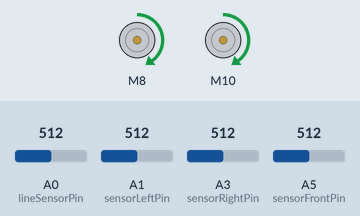
Recording of a sketch running on a simulated Arduino Uno, built with avr-gcc and run on an emulated ATmega328P. On the bench: 2 × DC motor (green arrow = forward, orange = backward, longer = faster). The test bench sets the inputs (shaded band); at power-on: A0 (lineSensorPin) = 512, A1 (sensorLeftPin) = 512, A5 (sensorFrontPin) = 512, A3 (sensorRightPin) = 512.

Above: at 6.2 s.
6.3 s: A0 (lineSensorPin) set to 485
At 6.5 s:
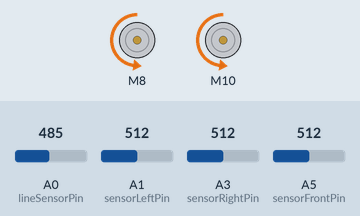
9.3 s: A0 (lineSensorPin) set to 510
11.3 s: A1 (sensorLeftPin) set to 486
At 11.8 s:
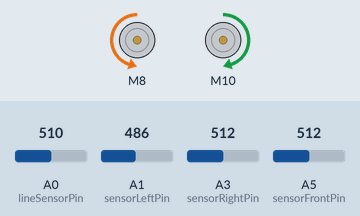
12.8 s: A5 (sensorFrontPin) set to 490
At 14.1 s:
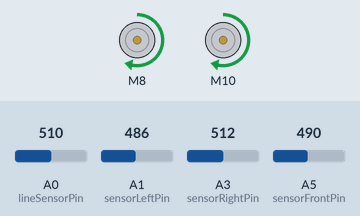
14.4 s: A5 (sensorFrontPin) set to 510
At 15.3 s:
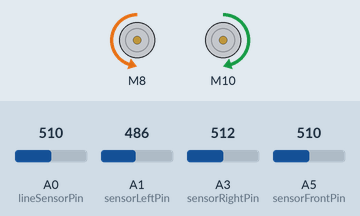
15.9 s: A5 (sensorFrontPin) set to 306
At 16.7 s:
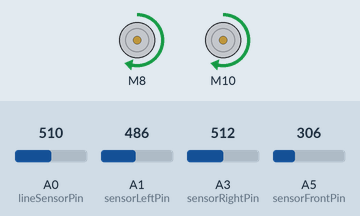
Timing chart, 0 to 18.5 s (numbered marks = the images above; inputs shaded):
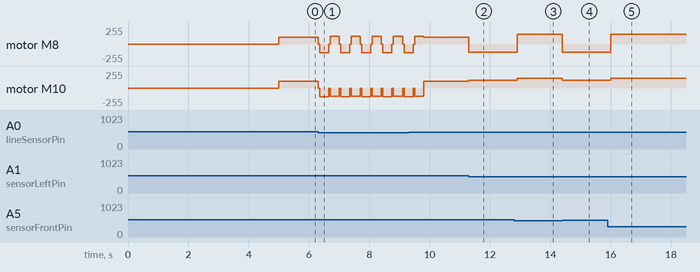

The sketch:

1kg_GPT.ino
```cpp
#include <L298N.h>

// ===============================
// MOTOR DRIVER PINS
// ===============================
const unsigned int IN1 = 7;
const unsigned int IN2 = 8;
const unsigned int IN3 = 9;
const unsigned int IN4 = 10;

const unsigned int ENA = 6;   // Left motor PWM
const unsigned int ENB = 5;   // Right motor PWM

// ===============================
// MOTOR OBJECTS
// ===============================
L298N motor1(IN1, IN2, ENA);   // Left motor
L298N motor2(IN3, IN4, ENB);   // Right motor

// ===============================
// MOTOR SPEEDS
// ===============================
const int moveSpeed   = 100;
const int attackSpeed = 150;
const int turnSpeed   = 120;
const int escapeSpeed = 130;

// ===============================
// OPPONENT SENSOR PINS
// ===============================
const int sensorFrontPin = A5;
const int sensorLeftPin  = A1;
const int sensorRightPin = A3;

// ===============================
// LINE SENSOR
// Located underneath the scoop
// ===============================
const int lineSensorPin = A0;

// ===============================
// SENSOR VALUES
// ===============================
int sensorFront = 0;
int sensorLeftF = 0;
int sensorRightF = 0;
int lineSensor = 0;

// ===============================
// OPPONENT DETECTION THRESHOLD
// ===============================
const int distance = 500;

// ===============================
// LINE SENSOR THRESHOLD
// ===============================
// If the line sensor reading is BELOW
// this value, the robot considers it
// a boundary.
//
// Adjust this value after testing.
const int lineThreshold = 500;

// ===============================
// MODES
// ===============================
int mode = 0;

const int searchMode     = 0;
const int attackMode     = 1;
const int turnLeftModeF  = 4;
const int turnRightModeF = 5;

// ===============================
// SETUP
// ===============================
void setup() {

  motor1.setSpeed(moveSpeed);
  motor2.setSpeed(moveSpeed);

  // 5-second starting delay
  delay(5000);
}

// ===============================
// MAIN LOOP
// ===============================
void loop() {

  // =================================
  // READ ALL SENSORS
  // =================================
  sensorFront = analogRead(sensorFrontPin);
  sensorLeftF = analogRead(sensorLeftPin);
  sensorRightF = analogRead(sensorRightPin);
  lineSensor  = analogRead(lineSensorPin);


  // =================================
  // ARENA BOUNDARY DETECTION
  // HIGHEST PRIORITY
  // =================================
  if (lineSensor < lineThreshold) {

    // Stop first
    motor1.stop();
    motor2.stop();

    delay(50);

    // Reverse away from the boundary
    motor1.setSpeed(escapeSpeed);
    motor2.setSpeed(escapeSpeed);

    motor1.backward();
    motor2.backward();

    delay(300);

    // Stop briefly
    motor1.stop();
    motor2.stop();

    delay(50);

    // Turn away from the edge
    motor1.setSpeed(turnSpeed);
    motor2.setSpeed(turnSpeed);

    motor1.forward();
    motor2.backward();

    delay(300);

    // Return to searching
    mode = searchMode;

    return;
  }


  // =================================
  // FRONT OPPONENT DETECTION
  // =================================
  if (sensorFront < distance) {

    mode = attackMode;
  }

  // =================================
  // LEFT OPPONENT DETECTION
  // =================================
  else if (sensorLeftF < distance) {

    mode = turnLeftModeF;
  }

  // =================================
  // RIGHT OPPONENT DETECTION
  // =================================
  else if (sensorRightF < distance) {

    mode = turnRightModeF;
  }

  // =================================
  // NOTHING DETECTED
  // =================================
  else {

    mode = searchMode;
  }


  // =================================
  // SEARCH MODE
  // =================================
  if (mode == searchMode) {

    motor1.setSpeed(moveSpeed);
    motor2.setSpeed(moveSpeed);

    motor1.forward();
    motor2.forward();
  }


  // =================================
  // ATTACK MODE
  // =================================
  else if (mode == attackMode) {

    motor1.setSpeed(attackSpeed);
    motor2.setSpeed(attackSpeed);

    motor1.forward();
    motor2.forward();
  }


  // =================================
  // TURN LEFT
  // =================================
  else if (mode == turnLeftModeF) {

    motor1.setSpeed(turnSpeed);
    motor2.setSpeed(turnSpeed);

    // Left motor backward
    // Right motor forward
    motor1.backward();
    motor2.forward();

    delay(200);

    mode = searchMode;
  }


  // =================================
  // TURN RIGHT
  // =================================
  else if (mode == turnRightModeF) {

    motor1.setSpeed(turnSpeed);
    motor2.setSpeed(turnSpeed);

    // Left motor forward
    // Right motor backward
    motor1.forward();
    motor2.backward();

    delay(200);

    mode = searchMode;
  }
}
```

Measured:
- the behaviour switches between 500 and 499 on A0 (lineSensorPin) (found by bisection; images 0 and 1)
- the behaviour switches between 500 and 499 on A1 (sensorLeftPin) (found by bisection; images 1 and 2)
- the behaviour switches between 500 and 499 on A5 (sensorFrontPin) (found by bisection; images 2 and 3)
- after the input at 6.3 s, motor M8: forward 100/255 → stopped at once, then repeats every 0.70 s: backward 130/255 0.30 s, stopped 0.05 s, forward 120/255 0.30 s, stopped 0.05 s; motor M10: forward 100/255 → stopped at once, then repeats every 0.70 s: backward 130/255 0.30 s, stopped 0.05 s, backward 120/255 0.30 s, stopped 0.05 s
- after the input at 11.3 s, motor M8: forward 100/255 → backward 120/255 at once; motor M10: forward 100/255 → forward 120/255 at once
- after the input at 12.8 s, motor M8: backward 120/255 → forward 150/255 after 0.10 s; motor M10: forward 120/255 → forward 150/255 after 0.10 s
- after the input at 14.4 s, motor M8: forward 150/255 → backward 120/255 at once; motor M10: forward 150/255 → forward 120/255 at once
- after the input at 15.9 s, motor M8: backward 120/255 → forward 150/255 after 0.10 s; motor M10: forward 120/255 → forward 150/255 after 0.10 s
